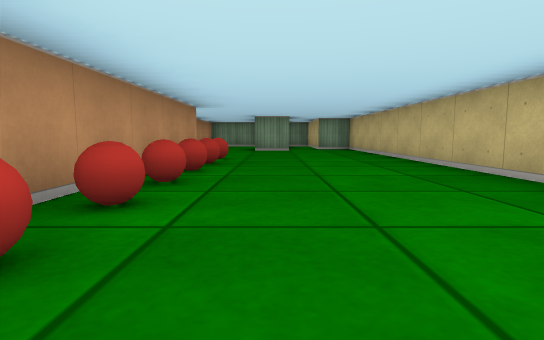
[1] (above)

21 first-person views from a walk through a cub3D maze. The camera is about half as high as the walls, tilts 6° down and sees 80° across. The floor is counted in squares. Each view is taken from the middle of a square. On the plan, view 1 faces up. The plan holds only what a view shows up to about 9 squares ahead; the rest is blank.

[2]
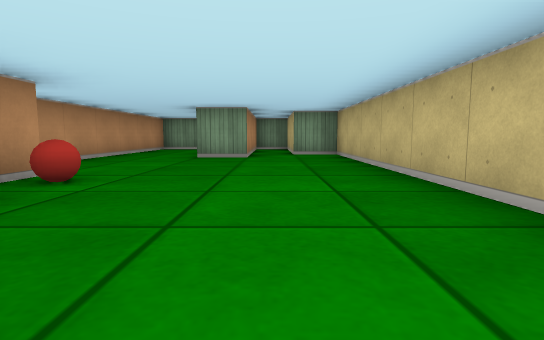

[3]
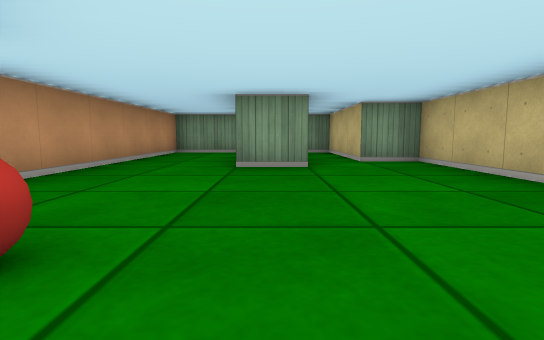

[4]
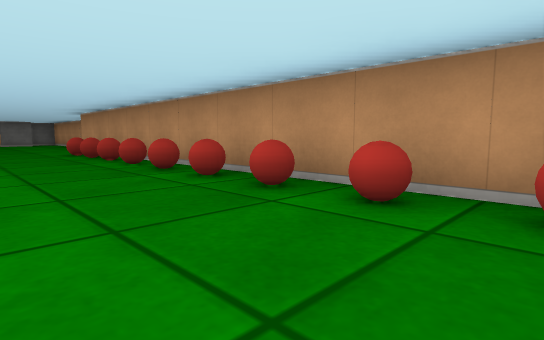

[5]
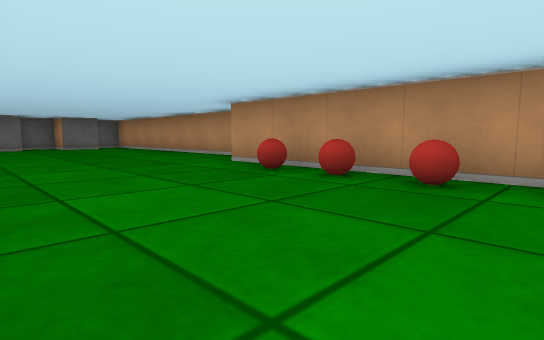

[6]
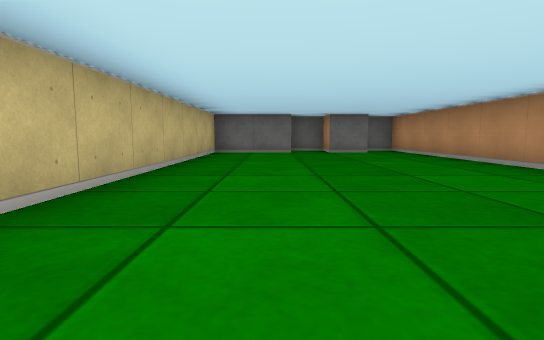

[7]
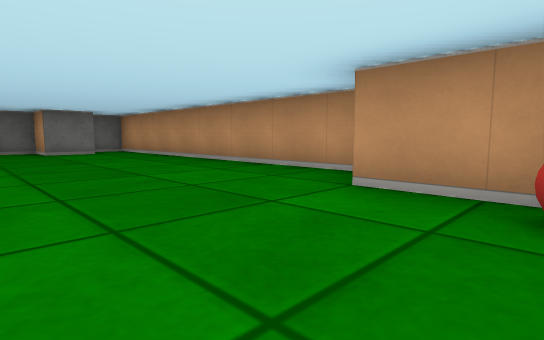

[8]
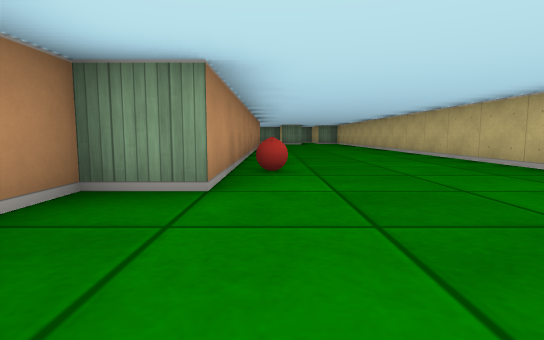

[9]
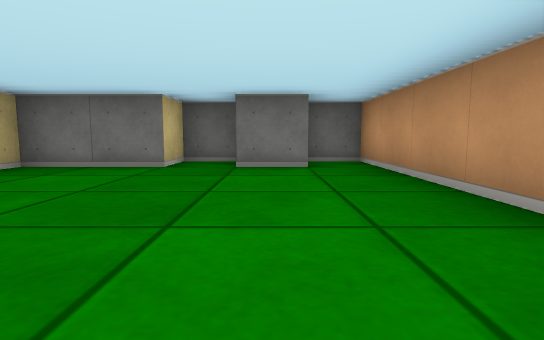

[10]
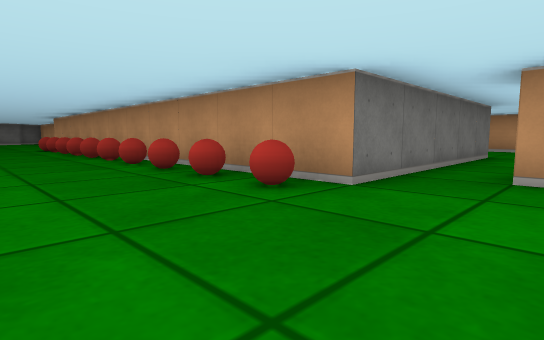

[11]
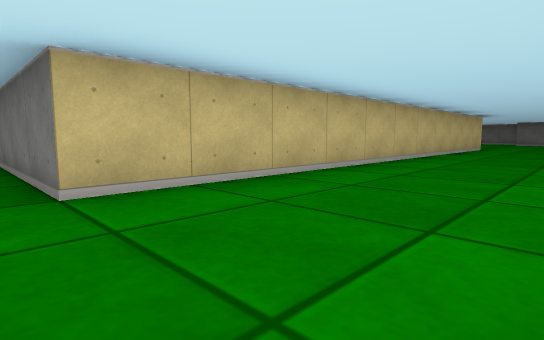

[12]
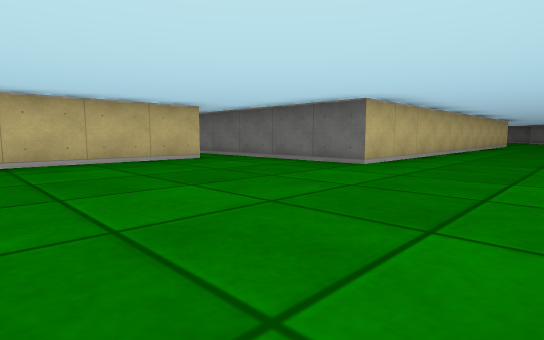

[13]
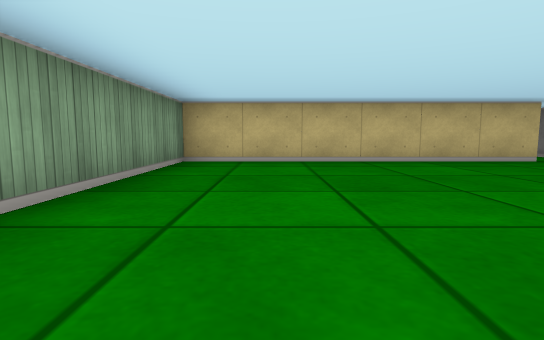

[14]
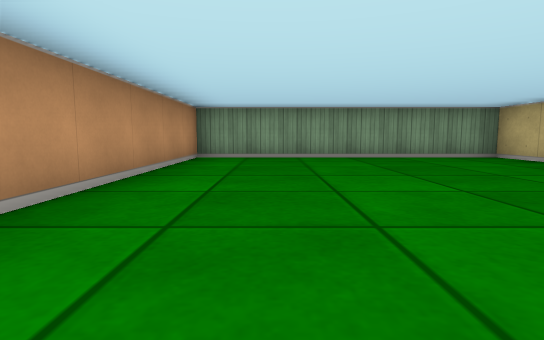

[15]
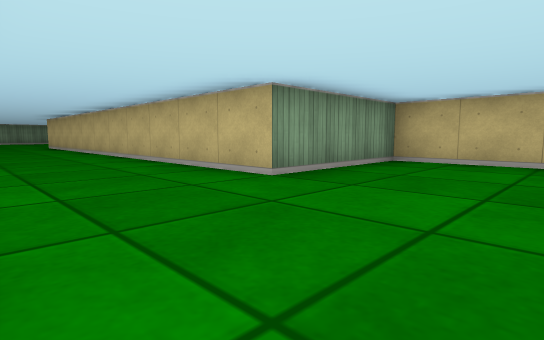

[16]
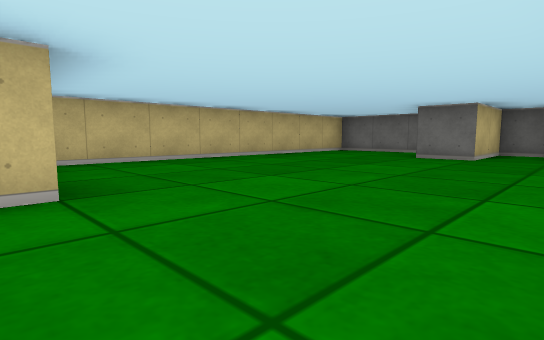

[17]
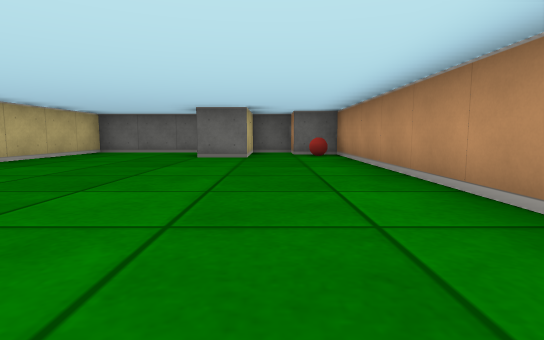

[18]
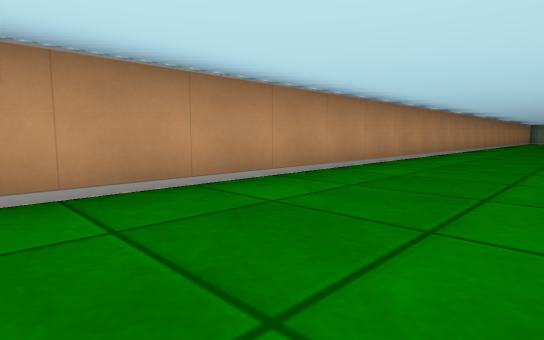

[19]
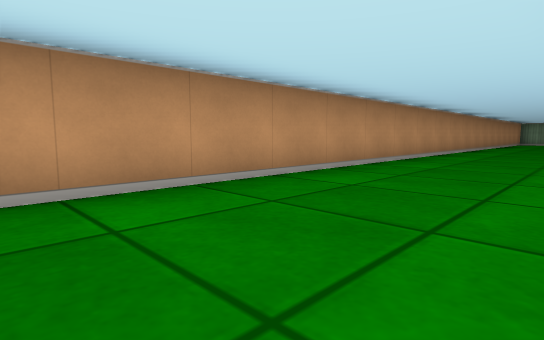

[20]
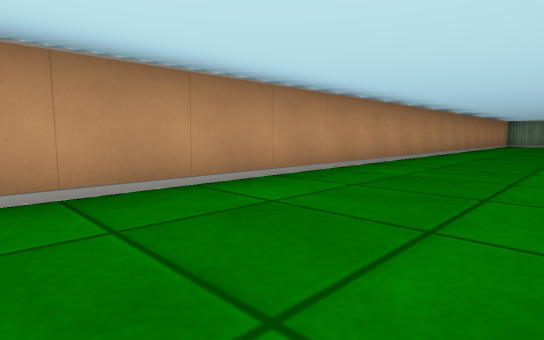

[21]
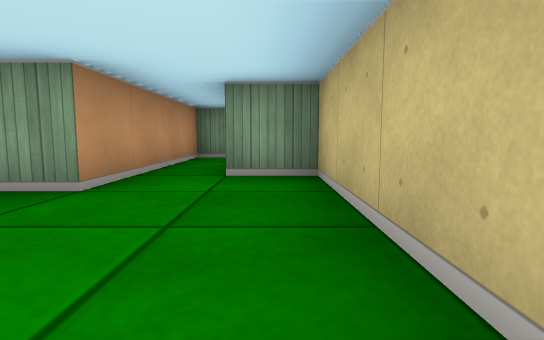

### Floor plan
Points are (right, up) in squares from view 1. A wall is a line through its corners. A room is listed if a view was taken in it or the views show most of it. See-through windows are left out.
Room 1 (views 1, 2, 3, 4, 5, 6, 7, 8, 9, 10, 21)
walls: (2.5, -2.9) (2.5, 10.5) (1.5, 10.5) (1.5, 13.5) (0.5, 13.5) (0.5, 9.5) (-0.5, 9.5); (-3.5, 6.5) (-1.5, 6.5) (-1.5, -4.5) (-2.5, -4.5) (-2.5, -12.5) (-1.5, -12.5); (-1.6, -11.5) (-0.5, -11.5) (-0.5, -12.5) (0.5, -12.5) (0.5, -11.5) (2.5, -11.5) (2.5, -4.8); (-0.9, 13.5) (-2.5, 13.5) (-2.5, 7.5)
ways out: opening at (-3, 7) to room 2
objects: ball (-1, -3); ball (-1, -2); ball (-1, -1); ball (-1, 0); ball (-1, 1); ball (-1, 2); ball (-1, 3); ball (-1, 4); ball (-1, 5); ball (-1, 6)
Room 2 (views 11, 12, 13, 14, 15, 16, 17, 18, 19, 20)
walls: (-3.5, 7.4) (-3.5, 13.5) (-9.5, 13.5) (-9.5, -11.5) (-8.5, -11.5) (-8.5, -12.5) (-7.5, -12.5) (-7.5, -10.5) (-6.5, -10.5); (-6.1, -12.5) (-3.5, -12.5) (-3.5, -4.5) (-6.5, -4.5) (-6.5, 6.5) (-3.5, 6.5)
ways out: opening at (-3, 7) to room 1
objects: ball (-9, -11)

Where each view was taken, in squares from view 1:
view 1: 0 up, 0 right, facing up
view 2: 3 up, 1 right, facing up
view 3: 5 up, 0 right, facing up
view 4: 5 up, 1 right, facing down-left
view 5: 0 up, 2 right, facing down-left
view 6: 3 down, 1 right, facing down
view 7: 3 down, 1 right, facing down-left
view 8: 7 down, 1 left, facing up
view 9: 7 down, 1 left, facing down
view 10: 8 up, 1 right, facing down-left
view 11: 7 up, 9 left, facing down-right
view 12: 11 up, 9 left, facing down-right
view 13: 12 up, 9 left, facing right
view 14: 7 up, 8 left, facing up
view 15: 7 down, 9 left, facing up-right
view 16: 4 down, 9 left, facing down-right
view 17: 4 down, 8 left, facing down
view 18: 8 down, 7 left, facing up-left
view 19: 5 down, 7 left, facing up-left
view 20: 2 down, 7 left, facing up-left
view 21: 7 up, 2 right, facing up
